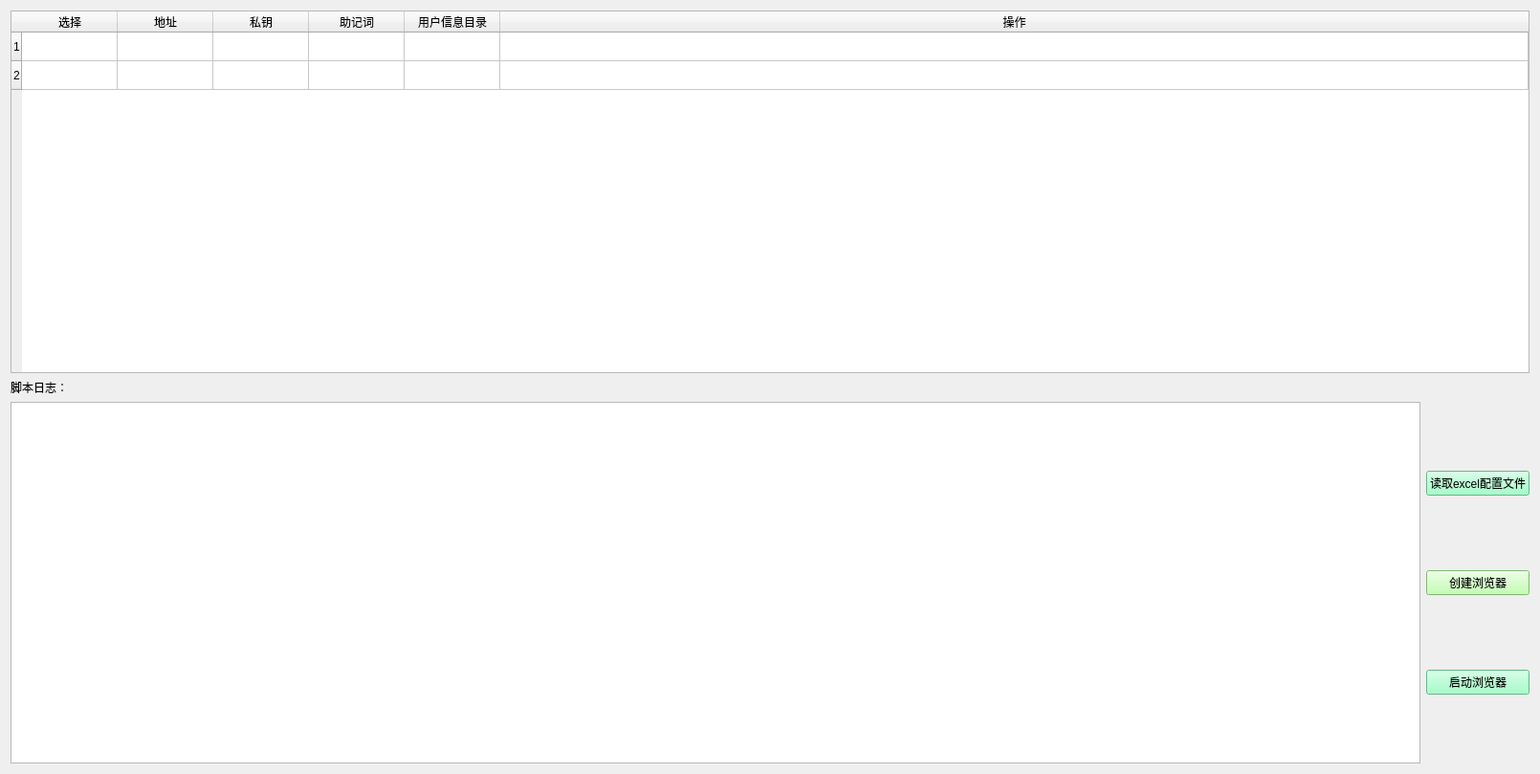
<?xml version="1.0" encoding="UTF-8"?>
<ui version="4.0">
 <class>browser_auto</class>
 <widget class="QWidget" name="browser_auto">
  <property name="geometry">
   <rect>
    <x>0</x>
    <y>0</y>
    <width>1610</width>
    <height>809</height>
   </rect>
  </property>
  <property name="windowTitle">
   <string>浏览器自动化管理</string>
  </property>
  <layout class="QVBoxLayout" name="verticalLayout_2">
   <item>
    <widget class="QTableWidget" name="table_browser">
     <property name="dragEnabled">
      <bool>true</bool>
     </property>
     <property name="sortingEnabled">
      <bool>true</bool>
     </property>
     <property name="rowCount">
      <number>2</number>
     </property>
     <attribute name="horizontalHeaderStretchLastSection">
      <bool>true</bool>
     </attribute>
     <row/>
     <row/>
     <column>
      <property name="text">
       <string>选择</string>
      </property>
     </column>
     <column>
      <property name="text">
       <string>地址</string>
      </property>
     </column>
     <column>
      <property name="text">
       <string>私钥</string>
      </property>
     </column>
     <column>
      <property name="text">
       <string>助记词</string>
      </property>
     </column>
     <column>
      <property name="text">
       <string>用户信息目录</string>
      </property>
      <property name="background">
       <color alpha="0">
        <red>0</red>
        <green>0</green>
        <blue>0</blue>
       </color>
      </property>
     </column>
     <column>
      <property name="text">
       <string>操作</string>
      </property>
     </column>
    </widget>
   </item>
   <item>
    <widget class="QLabel" name="label">
     <property name="text">
      <string>脚本日志：</string>
     </property>
    </widget>
   </item>
   <item>
    <layout class="QHBoxLayout" name="horizontalLayout">
     <item>
      <widget class="QTextBrowser" name="text_log"/>
     </item>
     <item>
      <layout class="QVBoxLayout" name="verticalLayout">
       <item>
        <widget class="QPushButton" name="btn_read_excel">
         <property name="styleSheet">
          <string notr="true">background-color:rgb(138, 255, 187)</string>
         </property>
         <property name="text">
          <string>读取excel配置文件</string>
         </property>
        </widget>
       </item>
       <item>
        <widget class="QPushButton" name="btn_create">
         <property name="styleSheet">
          <string notr="true">background-color:rgb(179, 255, 158)</string>
         </property>
         <property name="text">
          <string>创建浏览器</string>
         </property>
        </widget>
       </item>
       <item>
        <widget class="QPushButton" name="btn_launch">
         <property name="styleSheet">
          <string notr="true">background-color:rgb(138, 255, 187)</string>
         </property>
         <property name="text">
          <string>启动浏览器</string>
         </property>
        </widget>
       </item>
      </layout>
     </item>
    </layout>
   </item>
  </layout>
 </widget>
 <resources/>
 <connections/>
</ui>
